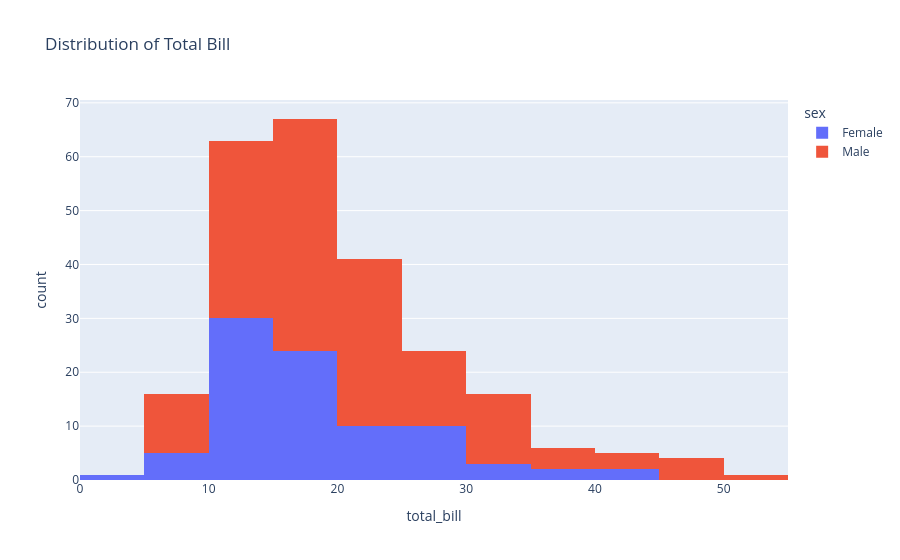
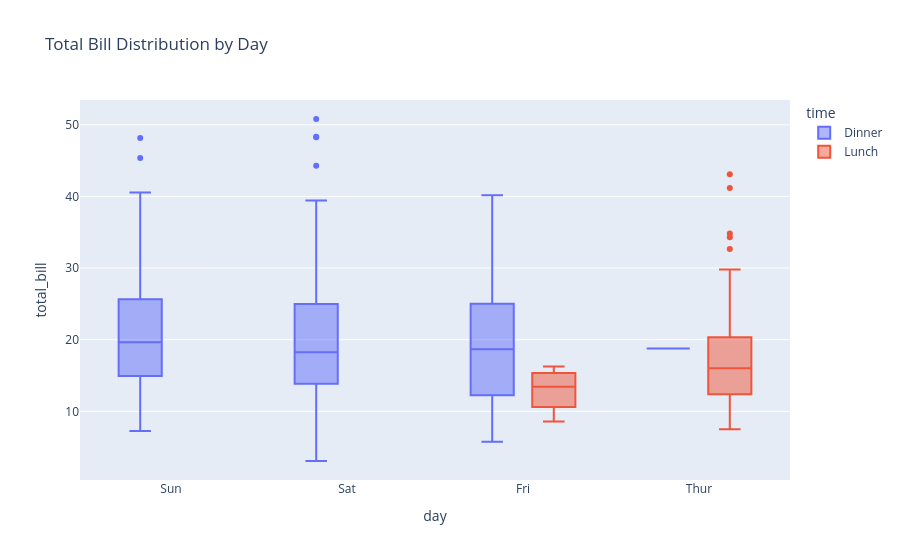

The notebook cell these images were saved under, in order:
### Markdown cell above
### 3.4 Interactive Histogram and Box Plot

**Syntax:**
- `px.histogram(df, x='column')` - Interactive histogram
- `px.box(df, x='category', y='value')` - Interactive box plot

### Code cell
# Histogram
fig = px.histogram(tips_df, x='total_bill', 
                   nbins=20,
                   color='sex',
                   title='Distribution of Total Bill')
fig.show()

# Box Plot
fig = px.box(tips_df, x='day', y='total_bill', 
             color='time',
             title='Total Bill Distribution by Day')
fig.show()

# Violin Plot (like Seaborn)
fig = px.violin(tips_df, x='day', y='total_bill',
                color='sex',
                box=True,  # Show box plot inside
                title='Violin Plot with Box Plot Inside')
fig.show()

### Figure 1 — Plotly figure (JSON) as saved in the notebook; plotly's stock layout.template omitted (floating-point values rounded to 4 significant figures; data arrays with more than 128 entries replaced by an {"elided": "..."} marker saying what was removed)
{"data": [{"bingroup": "x", "hovertemplate": "sex=Female<br>total_bill=%{x}<br>count=%{y}<extra></extra>", "legendgroup": "Female", "marker": {"color": "#636efa", "pattern": {"shape": ""}}, "name": "Female", "nbinsx": 20, "orientation": "v", "showlegend": true, "type": "histogram", "x": [16.99, 24.59, 35.26, 14.83, 10.33, 16.97, 20.29, 15.77, 19.65, 15.06, 20.69, 16.93, 10.29, 34.81, 26.41, 16.45, 3.07, 17.07, 26.86, 25.28, 14.73, 10.07, 34.83, 5.75, 16.32, 22.75, 11.35, 15.38, 44.3, 22.42, 20.92, 14.31, 7.25, 25.71, 17.31, 10.65, 12.43, 24.08, 13.42, 12.48, 29.8, 14.52, 11.38, 20.27, 11.17, 12.26, 18.26, 8.51, 10.33, 14.15, 13.16, 17.47, 27.05, 16.43, 8.35, 18.64, 11.87, 29.85, 25.0, 13.39, 16.21, 17.51, 10.59, 10.63, 9.6, 20.9, 18.15, 19.81, 43.11, 13.0, 12.74, 13.0, 16.4, 16.47, 12.76, 13.27, 28.17, 12.9, 30.14, 13.42, 15.98, 16.27, 10.09, 22.12, 35.83, 27.18, 18.78], "xaxis": "x", "yaxis": "y"}, {"bingroup": "x", "hovertemplate": "sex=Male<br>total_bill=%{x}<br>count=%{y}<extra></extra>", "legendgroup": "Male", "marker": {"color": "#EF553B", "pattern": {"shape": ""}}, "name": "Male", "nbinsx": 20, "orientation": "v", "showlegend": true, "type": "histogram", "x": {"elided": "157 float values"}, "xaxis": "x", "yaxis": "y"}], "layout": {"barmode": "relative", "legend": {"title": {"text": "sex"}, "tracegroupgap": 0}, "title": {"text": "Distribution of Total Bill"}, "xaxis": {"anchor": "y", "domain": [0, 1], "title": {"text": "total_bill"}}, "yaxis": {"anchor": "x", "domain": [0, 1], "title": {"text": "count"}}}}

### Figure 2 — Plotly figure (JSON) as saved in the notebook; plotly's stock layout.template omitted (floating-point values rounded to 4 significant figures; data arrays with more than 128 entries replaced by an {"elided": "..."} marker saying what was removed)
{"data": [{"alignmentgroup": "True", "hovertemplate": "time=Dinner<br>day=%{x}<br>total_bill=%{y}<extra></extra>", "legendgroup": "Dinner", "marker": {"color": "#636efa"}, "name": "Dinner", "notched": false, "offsetgroup": "Dinner", "orientation": "v", "showlegend": true, "type": "box", "x": {"elided": "176 str values"}, "x0": " ", "xaxis": "x", "y": {"elided": "176 float values"}, "y0": " ", "yaxis": "y"}, {"alignmentgroup": "True", "hovertemplate": "time=Lunch<br>day=%{x}<br>total_bill=%{y}<extra></extra>", "legendgroup": "Lunch", "marker": {"color": "#EF553B"}, "name": "Lunch", "notched": false, "offsetgroup": "Lunch", "orientation": "v", "showlegend": true, "type": "box", "x": ["Thur", "Thur", "Thur", "Thur", "Thur", "Thur", "Thur", "Thur", "Thur", "Thur", "Thur", "Thur", "Thur", "Thur", "Thur", "Thur", "Thur", "Thur", "Thur", "Thur", "Thur", "Thur", "Thur", "Thur", "Thur", "Thur", "Thur", "Thur", "Thur", "Thur", "Thur", "Thur", "Thur", "Thur", "Thur", "Thur", "Thur", "Thur", "Thur", "Thur", "Thur", "Thur", "Thur", "Thur", "Thur", "Thur", "Thur", "Thur", "Thur", "Thur", "Thur", "Thur", "Thur", "Thur", "Thur", "Thur", "Thur", "Thur", "Thur", "Thur", "Thur", "Fri", "Fri", "Fri", "Fri", "Fri", "Fri", "Fri"], "x0": " ", "xaxis": "x", "y": [27.2, 22.76, 17.29, 19.44, 16.66, 10.07, 32.68, 15.98, 34.83, 13.03, 18.28, 24.71, 21.16, 10.65, 12.43, 24.08, 11.69, 13.42, 14.26, 15.95, 12.48, 29.8, 8.52, 14.52, 11.38, 22.82, 19.08, 20.27, 11.17, 12.26, 18.26, 8.51, 10.33, 14.15, 16.0, 13.16, 17.47, 34.3, 41.19, 27.05, 16.43, 8.35, 18.64, 11.87, 9.78, 7.51, 19.81, 28.44, 15.48, 16.58, 7.56, 10.34, 43.11, 13.0, 13.51, 18.71, 12.74, 13.0, 16.4, 20.53, 16.47, 12.16, 13.42, 8.58, 15.98, 13.42, 16.27, 10.09], "y0": " ", "yaxis": "y"}], "layout": {"boxmode": "group", "legend": {"title": {"text": "time"}, "tracegroupgap": 0}, "title": {"text": "Total Bill Distribution by Day"}, "xaxis": {"anchor": "y", "domain": [0, 1], "title": {"text": "day"}}, "yaxis": {"anchor": "x", "domain": [0, 1], "title": {"text": "total_bill"}}}}
